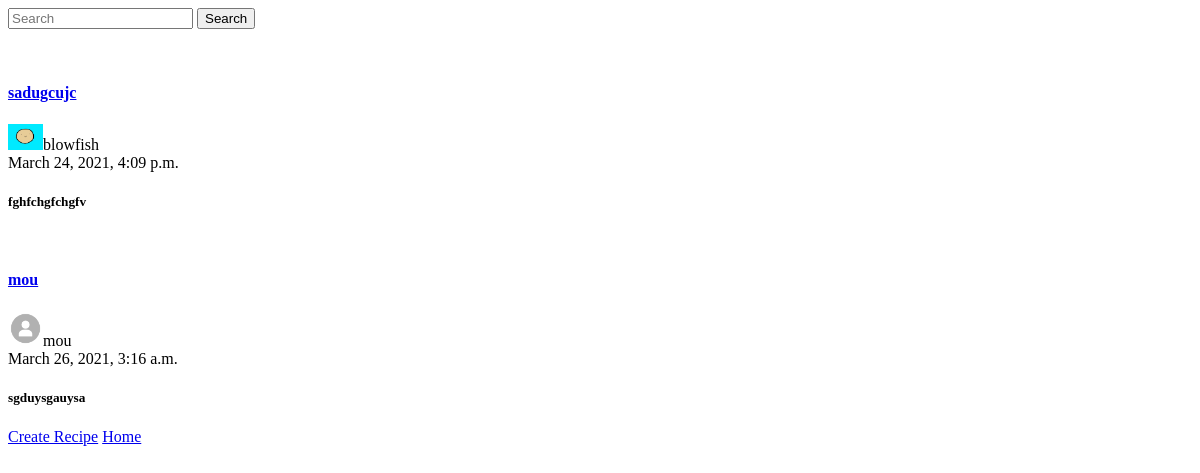
Before: /recipepost/ (signed in) with the older database file.
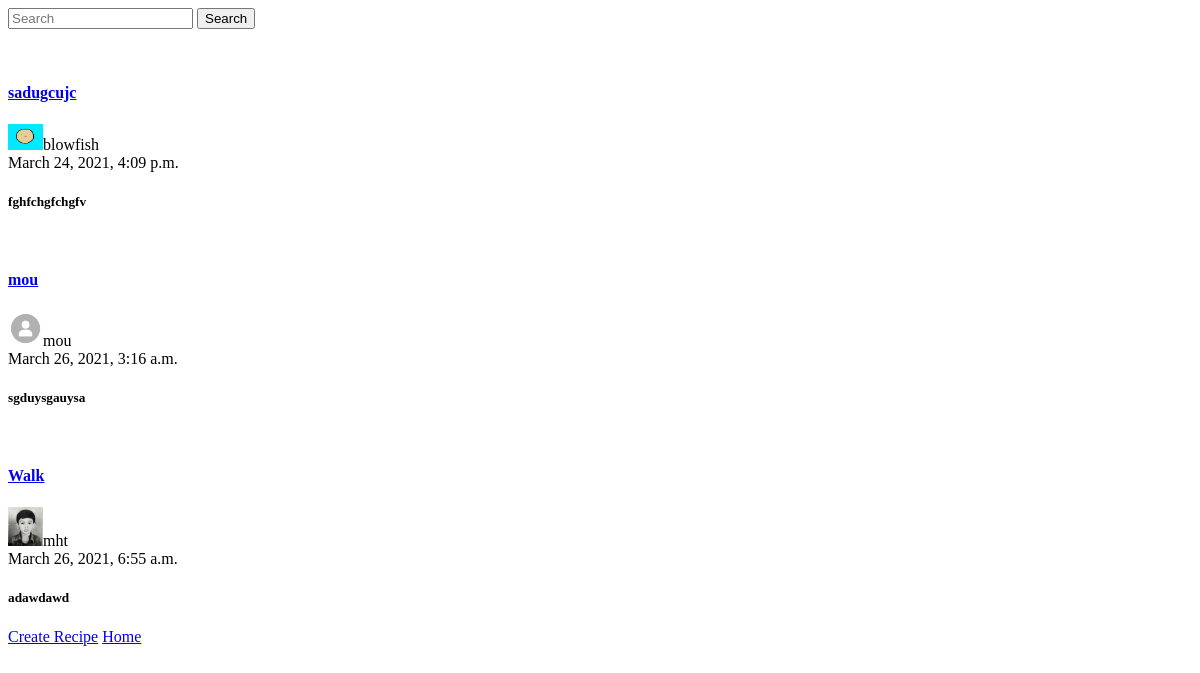
After: the same page with the newer database file.
### recipepost/models.py (models this page shows, shortened)
class Recipepost(models.Model):
    sno=models.AutoField(primary_key=True)
    title = models.CharField(max_length=100)
    recipe = models.TextField()
    photos = models.ImageField(default="p1.jpg",upload_to="images2/%y",null=True, blank=True)
    date_created = models.DateTimeField(default=now)
    user = models.ForeignKey(User,on_delete=models.CASCADE)

### app1/models.py (models this page shows, shortened)
class Customer(models.Model):
	user = models.OneToOneField(User, related_name='profile', on_delete=models.CASCADE)
	name = models.CharField(max_length=200, null=True)
	phone = models.CharField(max_length=200, null=True, blank=True)
	email = models.CharField(max_length=200, null=True)
	profile_pic = models.ImageField(default="unnamed.png", null=True, blank=True)
	date_created = models.DateTimeField(auto_now_add=True, null=True)

### recipepost/views.py (the view)
# urls.py: path('recipepost/', include('recipepost.urls')),
@login_required
def recipepost(request):
    form = Recipepost.objects.all()
    return render(request,'recipepost/recipepost.html', {'form':form})

### recipepost/templates/recipepost/recipepost.html
<form method="GET" action="{% url 'search' %}" >
    <input type="search" placeholder="Search" aeia-label="search" name="query" id="query">
    <button type="submit">Search</button>
</form>
{% for i in form %}
<div class="jumbotron text-center">
<a href="{% url 'dpost' i.sno %}"><br><h4>{{ i.title|safe|truncatechars:50 }}</h4></a>
<img src="{{ i.user.profile.profile_pic.url }}" alt="user image" width="35">{{ i.user }}<br>{{ i.date_created }}
<h5>{{ i.recipe|safe|truncatechars:100 }}</h5>
</div>
{% endfor %}
<div class="jumbotron text-center">
    <div class="btn-group btn-group-lg ">
    <a href="{% url 'cpost' %}" class="btn btn-dark"> Create Recipe</a>
    <a href="/">Home</a>
<br>
<br>
</div>

Changed rows visible on the page:
added Recipepost: title "Walk", user.profile.profile_pic (picture), user "mht", date_created "March 26, 2021, 6:55 a.m.", recipe "adawdawd"
